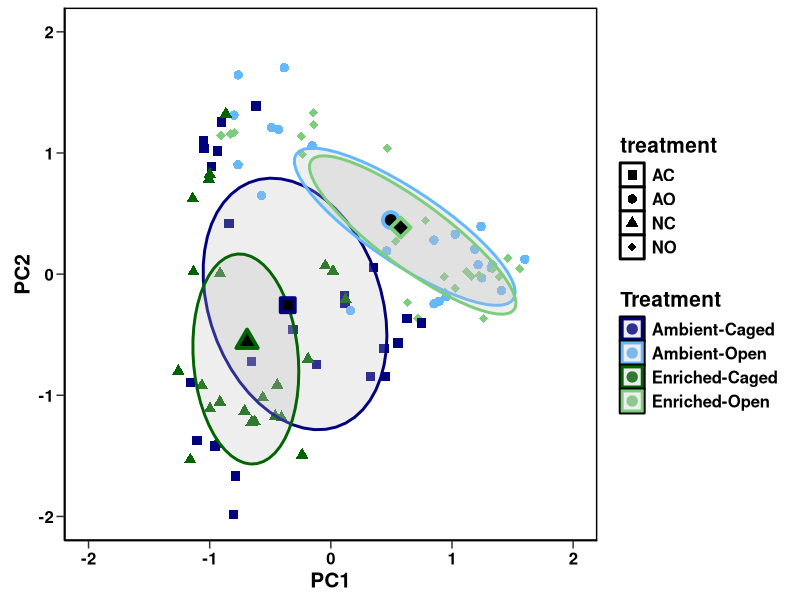
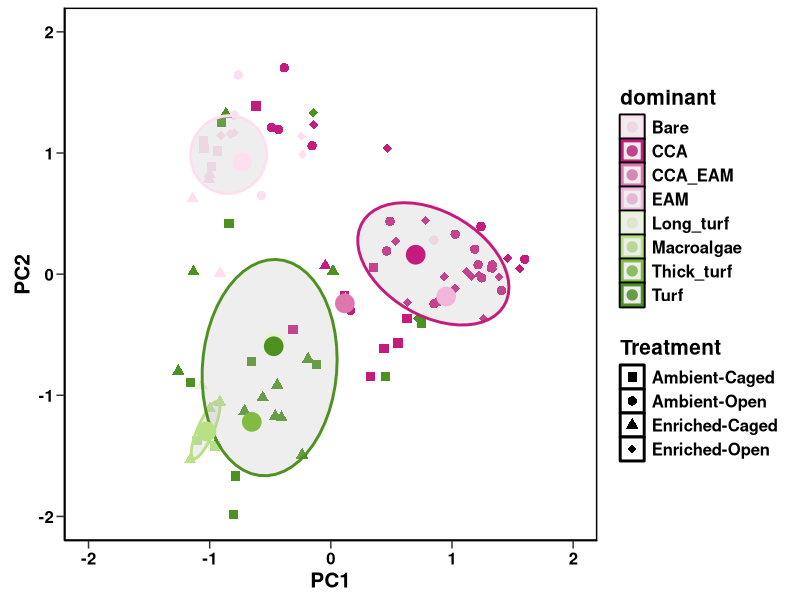
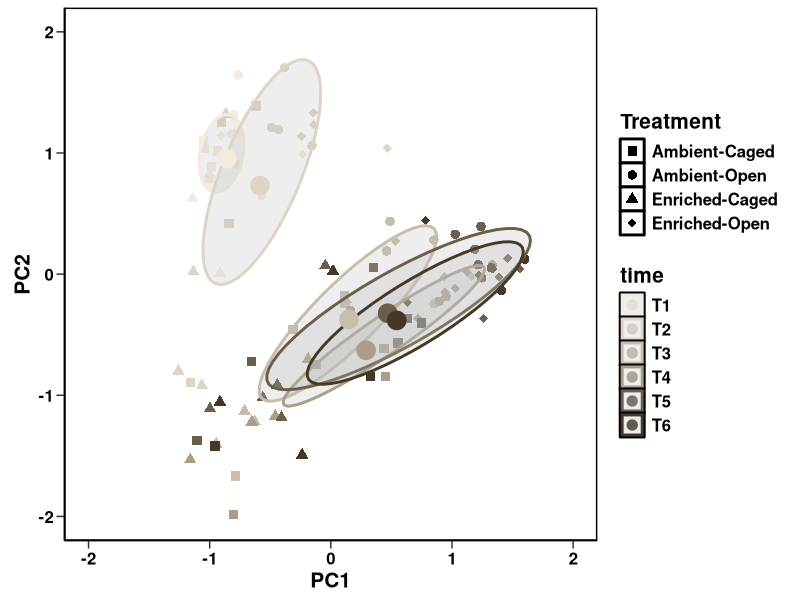

R code for these plots, in order:
#############################
#### Ordination analyses #### 
#############################

library(vegan)
library(ggplot2)

## R script to create Figure S5

#input data

exp1_asv <- read.csv('micro_ASVs_exp1.csv', header=TRUE, row.names=1)
exp1_asv <- t(sqrt(exp1_asv))
exp1_metadata <- read.csv('micro_metadata_exp1.csv', header=TRUE, row.names=1)


#obtain pca scores

exp1_rda <- (rda(exp1_asv)) #PC1 = 14.1%, PC2 = 7.2%
exp1.scores <- as.data.frame(scores(exp1_rda)$sites)
exp1.scores[,"Treatment"]<-as.character(NA)
exp1.data.scores <- cbind(exp1.scores, exp1_metadata)
exp1.data.scores$Treatment[Name=(exp1.data.scores$treatment == "AO")]<-"Ambient-Open"
exp1.data.scores$Treatment[Name=(exp1.data.scores$treatment == "AC")]<-"Ambient-Caged"
exp1.data.scores$Treatment[Name=(exp1.data.scores$treatment == "NO")]<-"Enriched-Open"
exp1.data.scores$Treatment[Name=(exp1.data.scores$treatment == "NC")]<-"Enriched-Caged"


# plot figure S3a 

cols_treatment <- c("Ambient-Caged" = "navy", "Ambient-Open" = "steelblue1", "Enriched-Caged" = "darkgreen", "Enriched-Open" = "palegreen3")
cent_treatment <- aggregate(cbind(PC1, PC2) ~ Treatment, data = exp1.data.scores, FUN = mean)
ggplot(exp1.data.scores,aes(x = PC1, y = PC2, col=Treatment)) + scale_colour_manual(values=cols_treatment) +
  geom_point(size = 2.5, stroke=1, aes(shape=treatment)) +  scale_shape_manual(values=c(15, 16, 17, 18)) + 
  stat_ellipse(geom = "polygon", alpha = 0.25, fill="grey", size= 1, level = 0.50) + coord_fixed() + theme_bw() + 
  geom_point(data = cent_treatment, shape=(values=c(22, 21, 24, 23)), size = 4, stroke = 2, colour=(values=c("navy","steelblue1","darkgreen","palegreen3")), fill="black") +
  theme(panel.grid.major = element_blank(),panel.grid.minor = element_blank()) + theme_classic() + 
  theme(text = element_text(size=15, face="bold")) + theme(axis.text = element_text(colour = "black")) + 
  theme(panel.background = element_rect(colour = "black", size=1)) + theme(axis.ticks.length=unit(.2,"cm")) + 
  scale_x_continuous(limits=c(-2,2)) + scale_y_continuous(limits=c(-2,2))

# plot figure S3b

cols_benthos <- c("Bare" = "#FDE0EF", "CCA" = "#C51B7D", "CCA_EAM" = "#DE77AE", "EAM" = "#F1B6DA", "Turf" = "#4D9221", "Thick_turf" = "#7FBC41", "Long_turf" = "#E6F5D0", "Macroalgae" = "#B8E186")
cent_dominant <- aggregate(cbind(PC1, PC2) ~ dominant, data = exp1.data.scores, FUN = mean)
ggplot(exp1.data.scores,aes(x = PC1, y = PC2, col=dominant)) + scale_colour_manual(values=cols_benthos) +
  geom_point(size = 2.5, stroke=1, aes(shape=Treatment)) +  scale_shape_manual(values=c(15, 16, 17, 18)) + 
  stat_ellipse(geom = "polygon", alpha = 0.25, fill="grey", size= 1, level = 0.50) + coord_fixed() + theme_bw() + 
  geom_point(data = cent_dominant, size = 4, stroke = 2, colour=(values=c("#FDE0EF","#C51B7D","#DE77AE","#F1B6DA","#E6F5D0","#B8E186","#7FBC41","#4D9221")), fill="black") +
  theme(panel.grid.major = element_blank(),panel.grid.minor = element_blank()) + theme_classic() + 
  theme(text = element_text(size=15, face="bold")) + theme(axis.text = element_text(colour = "black")) + 
  theme(panel.background = element_rect(colour = "black", size=1)) + theme(axis.ticks.length=unit(.2,"cm")) + 
  scale_x_continuous(limits=c(-2,2)) + scale_y_continuous(limits=c(-2,2))

# plot figure S3c 

cols_time <- c("T1" = "#f3ebdf", "T2" = "#ddd4c5", "T3" = "#c7bdab", "T4" = "#aa9e8a", "T5" = "#6a5e4c", "T6" = "#443928")
sizes <- c("Ambient-Caged" = 15, "Ambient-Open" = 16, "Enriched-Caged" = 17, "Enriched-Open" = 18)
cent_time <- aggregate(cbind(PC1, PC2) ~ time, data = exp1.data.scores, FUN = mean)
ggplot(exp1.data.scores,aes(x = PC1, y = PC2, col=time)) + scale_colour_manual(values=cols_time) +
  geom_point(size = 2.5, stroke=1, aes(shape=Treatment)) +  scale_shape_manual(values=c(15, 16, 17, 18)) + 
  stat_ellipse(geom = "polygon", alpha = 0.25, fill="grey", size= 1, level = 0.50) + coord_fixed() + theme_bw() + 
  geom_point(data = cent_time, size = 4, stroke = 2, colour=(values=c("#f3ebdf","#ddd4c5","#c7bdab","#aa9e8a","#6a5e4c","#443928")), fill="black") +
  theme(panel.grid.major = element_blank(),panel.grid.minor = element_blank()) + theme_classic() + 
  theme(text = element_text(size=15, face="bold")) + theme(axis.text = element_text(colour = "black")) + 
  theme(panel.background = element_rect(colour = "black", size=1)) + theme(axis.ticks.length=unit(.2,"cm")) + 
  scale_x_continuous(limits=c(-2,2)) + scale_y_continuous(limits=c(-2,2))


#PCAs were combined and modified in Illustrator to create Figure S5

